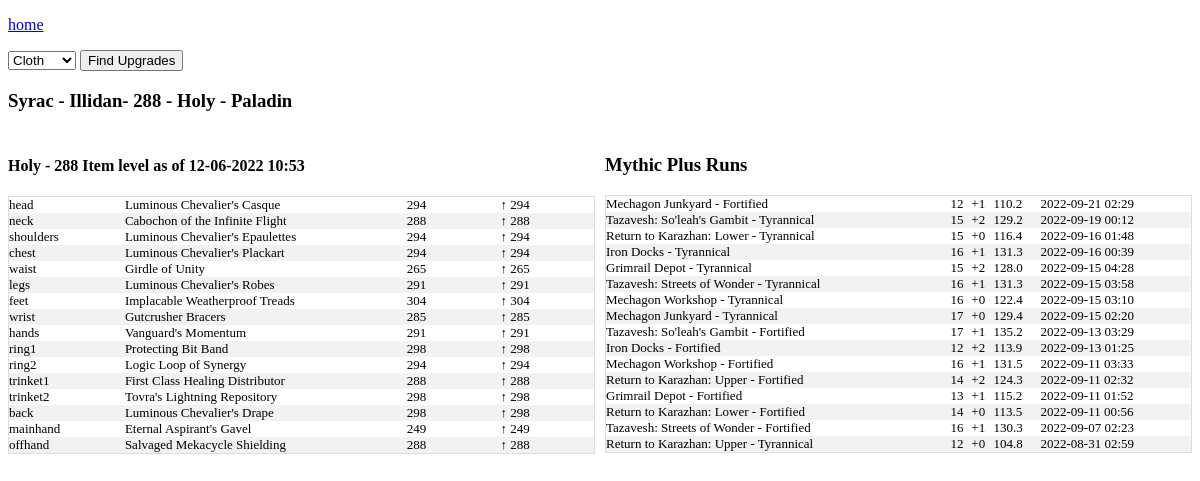
Page /us/Illidan/Syrac on the committed database.
### tables this page shows
CREATE TABLE character_gear_ext(
  name TEXT,
  realm TEXT,
  region TEXT,
  item_level TEXT,
  item_slot TEXT,
  item_name TEXT,
  derived_item_level REAL,
  last_crawled_at TEXT,
  equipped_item_level TEXT,
  class TEXT,
  unique_key,
  active_spec_name TEXT,
  active_spec_role TEXT,
  slot_item_level_change
, item_lookup);

CREATE TABLE all_mythic_plus_runs (
    name TEXT
    ,region TEXT
    ,realm TEXT
    ,dungeon TEXT
    ,short_name TEXT
    ,mythic_level int
    ,completed_at TEXT
    ,clear_time_ms INT
    ,num_keystone_upgrades INT
    ,map_challenge_mode_id INT
    ,zone_id INT
    ,score FLOAT
    ,affixes TEXT
    ,URL TEXT 
    ,unique_key TEXT UNIQUE
    ,tyr_or_fort TEXT
    , active_spec_name TEXT, active_spec_role TEXT, class TEXT);

### app.py (the view, shortened to what this page needs)
@app.route('/<region>/<realm>/<character_name>',methods=['POST','GET'])
def character_name(region,realm,character_name):
    conn = create_connection()
    cursor = conn.cursor()
    distinct_crawl_dates = cursor.execute("""select distinct active_spec_role
                                        ,active_spec_name
                                        ,last_crawled_at as last_crawled_cleansed
                                        ,last_crawled_at
                                        ,equipped_item_level
                                        from character_gear_ext
                                        where name = '{}'
                                            and realm = '{}'
                                            and region = '{}'

                                        order by last_crawled_at desc
                                            """.format(character_name,realm,region)).fetchall()
    results = cursor.execute("""select *
                            from character_gear_ext
                            where name = '{}'
                                and realm = '{}'
                                and region = '{}'
                            and item_slot not in ('tabard','shirt')
                                """.format(character_name,realm,region))
    data = results.fetchall()
    all_mythic_plus_runs = cursor.execute("""select *
                                    ,strftime('%Y-%m-%d %H:%M',completed_at) as completed_at_cleansed
                                    from all_mythic_plus_runs
                                    where name = '{}'
                                        and realm = '{}'
                                        and region = '{}'
                                    order by completed_at desc
                                        """.format(character_name,realm,region)).fetchall()
    character = cursor.execute("""select *
                            ,last_crawled_at as last_crawled_cleansed
                            from character_gear_ext
                            where name = '{}'
                                and realm = '{}'
                                and region = '{}'
                            and item_slot not in ('tabard','shirt')
                            order by last_crawled_at desc
                                """.format(character_name,realm,region)).fetchone()
    return render_template('character.html',data=data,character=character,distinct_crawl_dates=distinct_crawl_dates,all_mythic_plus_runs=all_mythic_plus_runs)

### app.py (called while the page is built)
def create_connection():
    conn = None
    try:
        file ="/home/terrysey/MythicPlus/mplus.db"
        conn = sqlite3.connect(file
        ,detect_types=sqlite3.PARSE_DECLTYPES)
        conn.row_factory=sqlite3.Row
        return conn
    except Error as e:
        print(e)
        try:
            file="/Users/terryseyler/git/mythicplus/mplus.db"
            conn = sqlite3.connect(file
            ,detect_types=sqlite3.PARSE_DECLTYPES)
            conn.row_factory=sqlite3.Row
            return conn
        except Error as e:
            print(e)
            try:
                file="C:/Users/tlsey/git/MythicPlus/mplus.db"
                conn = sqlite3.connect(file
                ,detect_types=sqlite3.PARSE_DECLTYPES)
                conn.row_factory=sqlite3.Row
                return conn
            except Error as e:
                print(e)

### templates/character.html (shortened to what this page needs)
<!doctype html>
<link rel="stylesheet" href="{{ url_for('static', filename='style.css') }}">
<html>
<p><a href="{{url_for('index')}}">home</a></p>
<div class="form">
<span>
<form method="POST">
<select name="item_subclass" id="item_subclass">
  <option value="Cloth">Cloth</option>
</select>
<input class="btn" type="submit" name="submit_button" value="Find Upgrades">
</form>
</span>
</div>
<h3>{{ character['name'] }} - {{ character['realm'] }}- {{ character['equipped_item_level'] }} - {{ character['active_spec_name'] }} - {{character['class']}}</h3>
<div class="row">
<div class ="column">
{% for date in distinct_crawl_dates %}
<h4>{{ date['active_spec_name'] }} - {{date['equipped_item_level']}} Item level as of {{date['last_crawled_cleansed'] }}</h4>
<table class="character">
{% for item in data %}
{% if item['last_crawled_at'] == date['last_crawled_at'] %}
<tr>
  <td width="5%">{{ item['item_slot'] }}</td>
  <td width="15%">{{ item['item_name'] }}</td>
  <td width="5%">{{ item['item_level'] }}</td>
{% if item['slot_item_level_change'] > 0 %}
  <td width="5%">&uarr; {{ item['slot_item_level_change']}}</td>
{% elif item['slot_item_level_change'] < 0 %}
  <td width="5%">&darr;{{ item['slot_item_level_change']}}</td>
{% else %}
  <td width="5%">&harr;</td>
{% endif %}
</tr>
{% endif %}
{% endfor %}
</table>
{% endfor %}
</div>
<div class="column">
<h3>Mythic Plus Runs</h3>
  <table class="character">
  {% for dungeon in all_mythic_plus_runs %}
  <tr>
    <td>{{ dungeon['dungeon'] }} - {{dungeon['tyr_or_fort']}}</td>
    <td>{{ dungeon['mythic_level'] }}</td>
    <td>+{{ dungeon['num_keystone_upgrades'] }}</td>
    <td>{{ dungeon['score'] }}</td>
    <td>{{ dungeon['completed_at_cleansed'] }}</td>
  </tr>
  {% endfor %}
</table>
</div>
</div>

### static/style.css (style rules this page uses)
table.character { border-collapse: collapse; border-spacing: 0; width: 100%; border: 1px solid #ddd; }
th, td { text-align: left; vertical-align:top; padding: 0px; font-size: 13px; }
tr:nth-child(even) { background-color: #f2f2f2; }
.row { display: flex; margin-left:-5px; margin-right:-5px; }
.column { flex: 50%; padding: 5px; }

### rows in the picture
character_gear_ext: name "Syrac", realm "Illidan", equipped_item_level "288", active_spec_name "Holy", class "Paladin", item_slot "head", item_name "Luminous Chevalier's Casque", item_level "294", slot_item_level_change "294"
character_gear_ext: item_slot "neck", item_name "Cabochon of the Infinite Flight", item_level "288", slot_item_level_change "288"
character_gear_ext: item_slot "shoulders", item_name "Luminous Chevalier's Epaulettes", item_level "294", slot_item_level_change "294"
character_gear_ext: item_slot "chest", item_name "Luminous Chevalier's Plackart", item_level "294", slot_item_level_change "294"
character_gear_ext: item_slot "waist", item_name "Girdle of Unity", item_level "265", slot_item_level_change "265"
character_gear_ext: item_slot "legs", item_name "Luminous Chevalier's Robes", item_level "291", slot_item_level_change "291"
character_gear_ext: item_slot "feet", item_name "Implacable Weatherproof Treads", item_level "304", slot_item_level_change "304"
character_gear_ext: item_slot "wrist", item_name "Gutcrusher Bracers", item_level "285", slot_item_level_change "285"
character_gear_ext: item_slot "hands", item_name "Vanguard's Momentum", item_level "291", slot_item_level_change "291"
character_gear_ext: item_slot "ring1", item_name "Protecting Bit Band", item_level "298", slot_item_level_change "298"
character_gear_ext: item_slot "ring2", item_name "Logic Loop of Synergy", item_level "294", slot_item_level_change "294"
character_gear_ext: item_slot "trinket1", item_name "First Class Healing Distributor", item_level "288", slot_item_level_change "288"
character_gear_ext: item_slot "trinket2", item_name "Tovra's Lightning Repository", item_level "298", slot_item_level_change "298"
character_gear_ext: item_slot "back", item_name "Luminous Chevalier's Drape", item_level "298", slot_item_level_change "298"
character_gear_ext: item_slot "mainhand", item_name "Eternal Aspirant's Gavel", item_level "249", slot_item_level_change "249"
character_gear_ext: item_slot "offhand", item_name "Salvaged Mekacycle Shielding", item_level "288", slot_item_level_change "288"
all_mythic_plus_runs: dungeon "Mechagon Junkyard", tyr_or_fort "Fortified", mythic_level "12", num_keystone_upgrades "1", score "110.2", completed_at_cleansed "2022-09-21 02:29"
all_mythic_plus_runs: dungeon "Tazavesh: So'leah's Gambit", tyr_or_fort "Tyrannical", mythic_level "15", num_keystone_upgrades "2", score "129.2", completed_at_cleansed "2022-09-19 00:12"
all_mythic_plus_runs: dungeon "Return to Karazhan: Lower", tyr_or_fort "Tyrannical", mythic_level "15", num_keystone_upgrades "0", score "116.4", completed_at_cleansed "2022-09-16 01:48"
all_mythic_plus_runs: dungeon "Iron Docks", tyr_or_fort "Tyrannical", mythic_level "16", num_keystone_upgrades "1", score "131.3", completed_at_cleansed "2022-09-16 00:39"
all_mythic_plus_runs: dungeon "Grimrail Depot", tyr_or_fort "Tyrannical", mythic_level "15", num_keystone_upgrades "2", score "128.0", completed_at_cleansed "2022-09-15 04:28"
all_mythic_plus_runs: dungeon "Tazavesh: Streets of Wonder", tyr_or_fort "Tyrannical", mythic_level "16", num_keystone_upgrades "1", score "131.3", completed_at_cleansed "2022-09-15 03:58"
all_mythic_plus_runs: dungeon "Mechagon Workshop", tyr_or_fort "Tyrannical", mythic_level "16", num_keystone_upgrades "0", score "122.4", completed_at_cleansed "2022-09-15 03:10"
all_mythic_plus_runs: dungeon "Mechagon Junkyard", tyr_or_fort "Tyrannical", mythic_level "17", num_keystone_upgrades "0", score "129.4", completed_at_cleansed "2022-09-15 02:20"
all_mythic_plus_runs: dungeon "Tazavesh: So'leah's Gambit", tyr_or_fort "Fortified", mythic_level "17", num_keystone_upgrades "1", score "135.2", completed_at_cleansed "2022-09-13 03:29"
all_mythic_plus_runs: dungeon "Iron Docks", tyr_or_fort "Fortified", mythic_level "12", num_keystone_upgrades "2", score "113.9", completed_at_cleansed "2022-09-13 01:25"
all_mythic_plus_runs: dungeon "Mechagon Workshop", tyr_or_fort "Fortified", mythic_level "16", num_keystone_upgrades "1", score "131.5", completed_at_cleansed "2022-09-11 03:33"
all_mythic_plus_runs: dungeon "Return to Karazhan: Upper", tyr_or_fort "Fortified", mythic_level "14", num_keystone_upgrades "2", score "124.3", completed_at_cleansed "2022-09-11 02:32"
all_mythic_plus_runs: dungeon "Grimrail Depot", tyr_or_fort "Fortified", mythic_level "13", num_keystone_upgrades "1", score "115.2", completed_at_cleansed "2022-09-11 01:52"
all_mythic_plus_runs: dungeon "Return to Karazhan: Lower", tyr_or_fort "Fortified", mythic_level "14", num_keystone_upgrades "0", score "113.5", completed_at_cleansed "2022-09-11 00:56"
all_mythic_plus_runs: dungeon "Tazavesh: Streets of Wonder", tyr_or_fort "Fortified", mythic_level "16", num_keystone_upgrades "1", score "130.3", completed_at_cleansed "2022-09-07 02:23"
all_mythic_plus_runs: dungeon "Return to Karazhan: Upper", tyr_or_fort "Tyrannical", mythic_level "12", num_keystone_upgrades "0", score "104.8", completed_at_cleansed "2022-08-31 02:59"

### other values in the picture
{{ date['active_spec_name'] }} "Holy"
{{ date['equipped_item_level'] }} "288"
{{ date['last_crawled_cleansed'] }} "12-06-2022 10:53"
